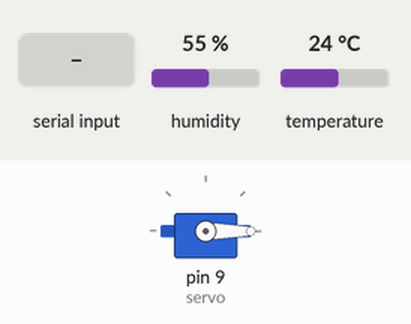
Recording of a sketch running on a simulated Arduino Uno, built with avr-gcc and run on an emulated ATmega328P. Shown: servo. The inputs (shaded band) are chosen by the test bench; at power-on: humidity 55 %, temperature 24 °C.

Above: at 2.8 s.
2.9 s: "a" received over the second serial link
At 4.0 s:
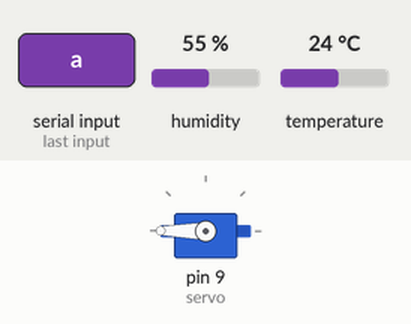
Timing chart, 0 to 5.9 s (numbered marks = the images above; inputs shaded):
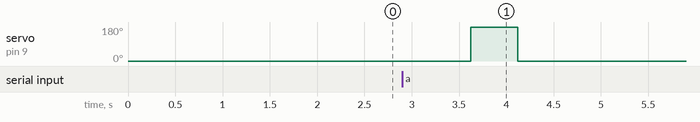

Measured:
- after the input at 2.9 s, servo on pin 9 (servo): 0° → 180° after 0.72 s, → 0° 0.50 s later

The sketch:

new_2.ino
```cpp
#include <SoftwareSerial.h>
#include "DHT.h"
#include <Servo.h>

SoftwareSerial BTserial(2,3);
DHT dht(4, DHT11);
Servo servo;

void setup() {

  BTserial.begin(9600);
  servo.attach(9);
  servo.write(0);

}

void loop() {

  int h = dht.readHumidity();
  int t = dht.readTemperature();

  BTserial.print("습도: ");
  BTserial.print(h);
  BTserial.print("% ");
  BTserial.print("온도: ");
  BTserial.print(t);
  BTserial.print(" C");

  delay(1000);

  if (BTserial.available()){

    int data = BTserial.read();

     if (data == 'a') {
      servo.write(0);
      delay(500);
      servo.write(180);
      delay(500);
      servo.write(0);
     }
  }
}
```
